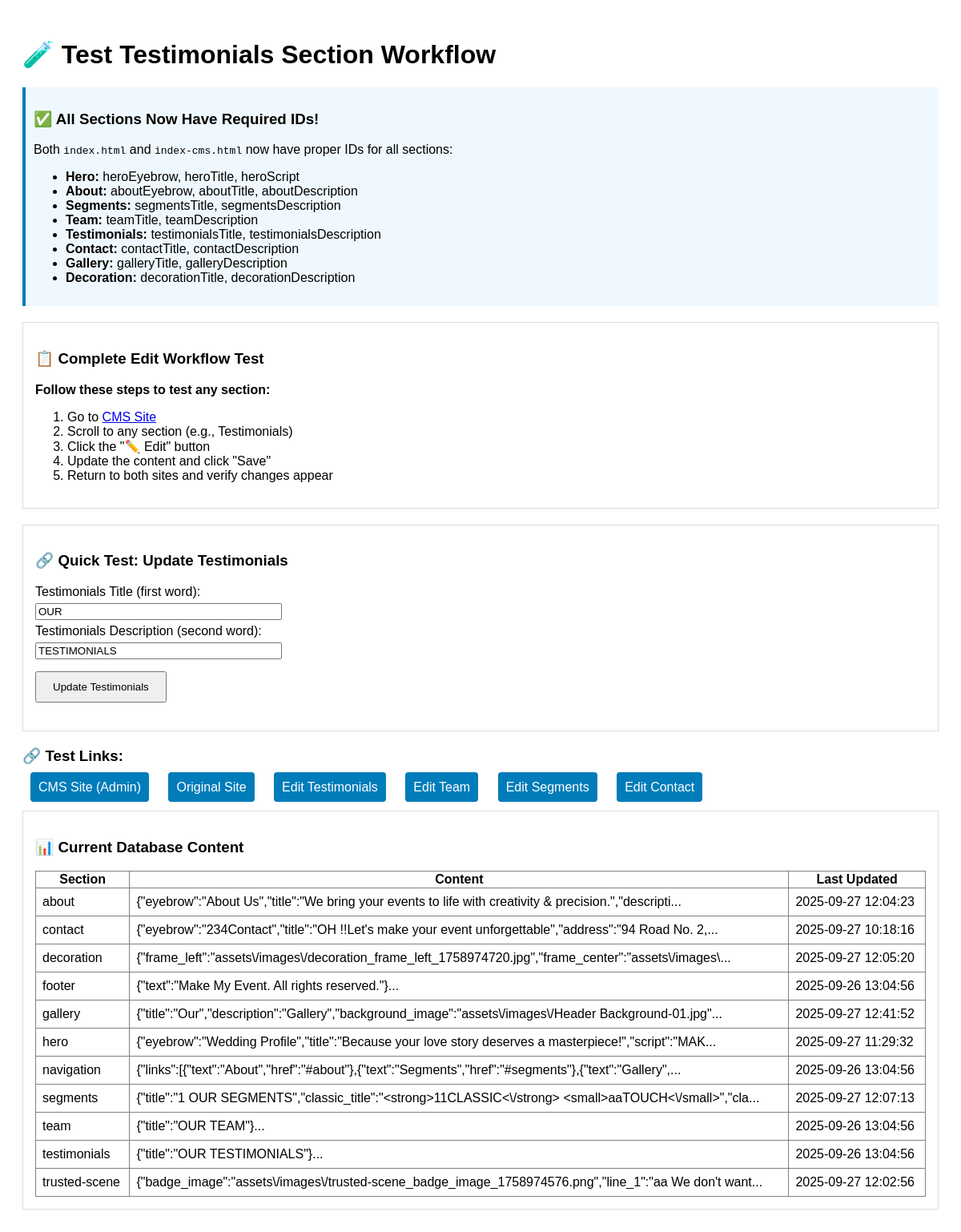
/test-testimonials.php, run on the app's committed database.
### tables this page shows
CREATE TABLE content_sections (
            id INTEGER PRIMARY KEY AUTOINCREMENT,
            section_name TEXT UNIQUE NOT NULL,
            content TEXT NOT NULL,
            updated_at TIMESTAMP DEFAULT CURRENT_TIMESTAMP,
            updated_by TEXT
        );

### test-testimonials.php (the view, shortened to what this page needs)
<!DOCTYPE html>
<html lang="en">
<head>
</head>
<body>
    <h1>🧪 Test Testimonials Section Workflow</h1>
    <div class="status">
        <h3>✅ All Sections Now Have Required IDs!</h3>
        <p>Both <code>index.html</code> and <code>index-cms.html</code> now have proper IDs for all sections:</p>
        <ul>
            <li><strong>Hero:</strong> heroEyebrow, heroTitle, heroScript</li>
            <li><strong>About:</strong> aboutEyebrow, aboutTitle, aboutDescription</li>
            <li><strong>Segments:</strong> segmentsTitle, segmentsDescription</li>
            <li><strong>Team:</strong> teamTitle, teamDescription</li>
            <li><strong>Testimonials:</strong> testimonialsTitle, testimonialsDescription</li>
            <li><strong>Contact:</strong> contactTitle, contactDescription</li>
            <li><strong>Gallery:</strong> galleryTitle, galleryDescription</li>
            <li><strong>Decoration:</strong> decorationTitle, decorationDescription</li>
        </ul>
    </div>
    <div class="test-section">
        <h3>📋 Complete Edit Workflow Test</h3>
        <p><strong>Follow these steps to test any section:</strong></p>
        <ol>
            <li>Go to <a href="index-cms.html">CMS Site</a></li>
            <li>Scroll to any section (e.g., Testimonials)</li>
            <li>Click the "✏️ Edit" button</li>
            <li>Update the content and click "Save"</li>
            <li>Return to both sites and verify changes appear</li>
        </ol>
    </div>
    <div class="test-section">
        <h3>🔗 Quick Test: Update Testimonials</h3>
        <form action="admin/edit-section.php?section=testimonials" method="POST" class="update-form">
            <label>Testimonials Title (first word):</label><br>
            <input type="text" name="content[testimonialsTitle]" value="OUR" style="width: 300px; margin: 5px 0;"><br>
            <label>Testimonials Description (second word):</label><br>
            <input type="text" name="content[testimonialsDescription]" value="TESTIMONIALS" style="width: 300px; margin: 5px 0;"><br>
            <button type="submit" name="update_content" style="padding: 10px 20px; margin: 10px 0;">Update Testimonials</button>
        </form>
    </div>
    <div class="links">
        <h3>🔗 Test Links:</h3>
        <a href="index-cms.html">CMS Site (Admin)</a>
        <a href="index.html">Original Site</a>
        <a href="admin/edit-section.php?section=testimonials">Edit Testimonials</a>
        <a href="admin/edit-section.php?section=team">Edit Team</a>
        <a href="admin/edit-section.php?section=segments">Edit Segments</a>
        <a href="admin/edit-section.php?section=contact">Edit Contact</a>
    </div>
    <div class="test-section">
        <h3>📊 Current Database Content</h3>
        <?php
        try {
            $db = new Database();
            $conn = $db->getConnection();
            $query = "SELECT section_name, content, updated_at FROM content_sections ORDER BY section_name";
            $stmt = $conn->prepare($query);
            $stmt->execute();
            $sections = $stmt->fetchAll(PDO::FETCH_ASSOC);
            if ($sections) {
                echo "<table border='1' style='width: 100%; border-collapse: collapse;'>";
                echo "<tr><th>Section</th><th>Content</th><th>Last Updated</th></tr>";
                foreach ($sections as $section) {
                    echo "<tr>";
                    echo "<td style='padding: 8px;'>" . htmlspecialchars($section['section_name']) . "</td>";
                    echo "<td style='padding: 8px;'>" . htmlspecialchars(substr($section['content'], 0, 100)) . "...</td>";
                    echo "<td style='padding: 8px;'>" . htmlspecialchars($section['updated_at']) . "</td>";
                    echo "</tr>";
                }
                echo "</table>";
            } else {
                echo "<p>No content found in database.</p>";
            }
        } catch (Exception $e) {
            echo "<p>Error loading content: " . $e->getMessage() . "</p>";
        }
        ?>
    </div>
</body>
</html>

### test-testimonials.php (style rules this page uses)
body { font-family: Arial, sans-serif; padding: 20px; }
.test-section { margin: 20px 0; padding: 15px; border: 1px solid #ddd; }
.update-form { margin: 10px 0; }
.links { margin: 20px 0; }
.links a { margin: 0 10px; padding: 10px; background: #007cba; color: white; text-decoration: none; border-radius: 4px; }
.status { padding: 10px; background: #f0f8ff; border-left: 4px solid #007cba; margin: 10px 0; }

### data on the page
content_sections: section_name "about", content "{\"eyebrow\":\"About Us\",\"title\":\"We bring your events to life with creativity & precision.\",\"descripti", updated_at "2025-09-27 12:04:23"
content_sections: section_name "contact", content "{\"eyebrow\":\"234Contact\",\"title\":\"OH !!Let's make your event unforgettable\",\"address\":\"94 Road No. 2,", updated_at "2025-09-27 10:18:16"
content_sections: section_name "decoration", content "{\"frame_left\":\"assets\\/images\\/decoration_frame_left_1758974720.jpg\",\"frame_center\":\"assets\\/images\\", updated_at "2025-09-27 12:05:20"
content_sections: section_name "footer", content "{\"text\":\"Make My Event. All rights reserved.\"}", updated_at "2025-09-26 13:04:56"
content_sections: section_name "gallery", content "{\"title\":\"Our\",\"description\":\"Gallery\",\"background_image\":\"assets\\/images\\/Header Background-01.jpg\"", updated_at "2025-09-27 12:41:52"
content_sections: section_name "hero", content "{\"eyebrow\":\"Wedding Profile\",\"title\":\"Because your love story deserves a masterpiece!\",\"script\":\"MAK", updated_at "2025-09-27 11:29:32"
content_sections: section_name "navigation", content "{\"links\":[{\"text\":\"About\",\"href\":\"#about\"},{\"text\":\"Segments\",\"href\":\"#segments\"},{\"text\":\"Gallery\",", updated_at "2025-09-26 13:04:56"
content_sections: section_name "segments", content "{\"title\":\"1 OUR SEGMENTS\",\"classic_title\":\"<strong>11CLASSIC<\\/strong> <small>aaTOUCH<\\/small>\",\"cla", updated_at "2025-09-27 12:07:13"
content_sections: section_name "team", content "{\"title\":\"OUR TEAM\"}", updated_at "2025-09-26 13:04:56"
content_sections: section_name "testimonials", content "{\"title\":\"OUR TESTIMONIALS\"}", updated_at "2025-09-26 13:04:56"
content_sections: section_name "trusted-scene", content "{\"badge_image\":\"assets\\/images\\/trusted-scene_badge_image_1758974576.png\",\"line_1\":\"aa We don't want", updated_at "2025-09-27 12:02:56"
